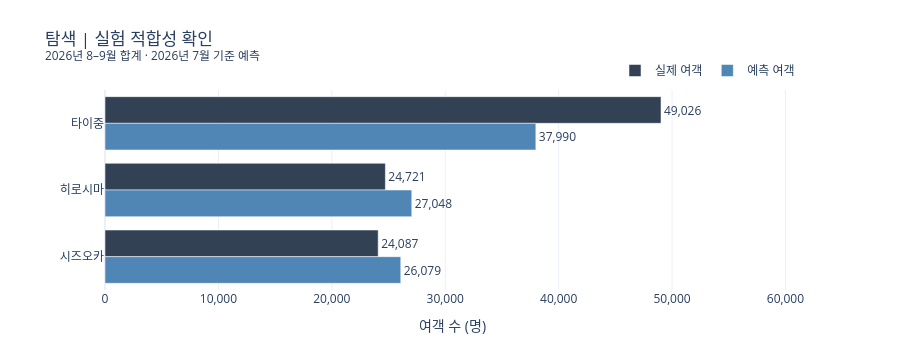
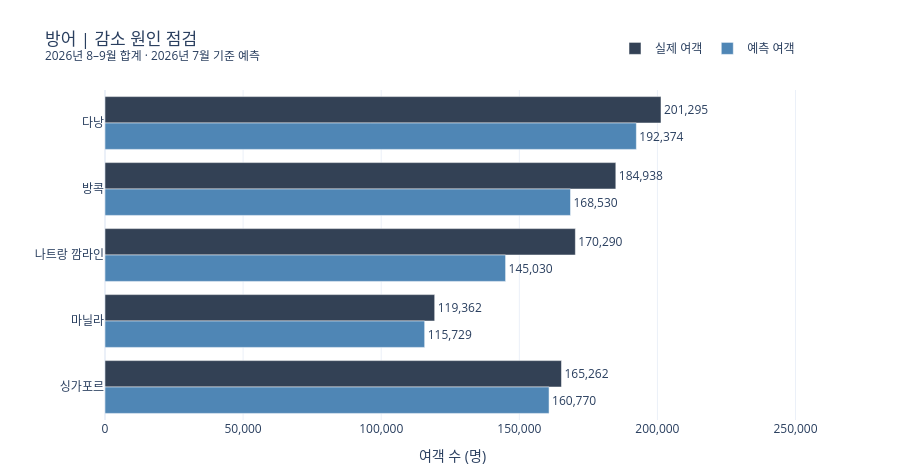

Here is the notebook cell these charts were saved with, in order:
### Markdown cell above
### 추가 검토 대상 8곳 — 탐색·방어

탐색은 작은 규모에서 실험 적합성을 살펴볼 목적지다. 방어는 예상 수요 감소의 원인을 가격·좌석 공급·예약 흐름과 함께 점검할 목적지다. 두 트랙 모두 같은 7월 예측과 8·9월 실적을 사용한다.

### Code cell
plot_track('탐색', '탐색 | 실험 적합성 확인')
plot_track('방어', '방어 | 감소 원인 점검')

### Figure 1 — Plotly figure (JSON) as saved in the notebook; plotly's stock layout.template omitted (floating-point values rounded to 4 significant figures)
{"data": [{"cliponaxis": false, "hovertemplate": "목적지=%{y}<br>실제 여객=%{x:,.0f}명<extra></extra>", "marker": {"color": "#334155"}, "name": "실제 여객", "orientation": "h", "text": ["49,026", "24,721", "24,087"], "textposition": "outside", "type": "bar", "x": [49030.0, 24720.0, 24090.0], "y": ["타이중", "히로시마", "시즈오카"]}, {"cliponaxis": false, "hovertemplate": "목적지=%{y}<br>예측 여객=%{x:,.0f}명<extra></extra>", "marker": {"color": "#4F86B5"}, "name": "예측 여객", "orientation": "h", "text": ["37,990", "27,048", "26,079"], "textposition": "outside", "type": "bar", "x": [37990.0, 27050.0, 26080.0], "y": ["타이중", "히로시마", "시즈오카"]}], "layout": {"barmode": "group", "height": 345, "legend": {"orientation": "h", "x": 1, "xanchor": "right", "y": 1.17}, "margin": {"b": 55, "l": 105, "r": 100, "t": 90}, "title": {"text": "탐색 | 실험 적합성 확인<br><sup>2026년 8–9월 합계 · 2026년 7월 기준 예측</sup>"}, "xaxis": {"range": [0, 61280.0], "tickformat": ",", "title": {"text": "여객 수 (명)"}}, "yaxis": {"autorange": "reversed", "title": {}}}}

### Figure 2 — Plotly figure (JSON) as saved in the notebook; plotly's stock layout.template omitted (floating-point values rounded to 4 significant figures)
{"data": [{"cliponaxis": false, "hovertemplate": "목적지=%{y}<br>실제 여객=%{x:,.0f}명<extra></extra>", "marker": {"color": "#334155"}, "name": "실제 여객", "orientation": "h", "text": ["201,295", "184,938", "170,290", "119,362", "165,262"], "textposition": "outside", "type": "bar", "x": [201300.0, 184900.0, 170300.0, 119400.0, 165300.0], "y": ["다낭", "방콕", "나트랑 깜라인", "마닐라", "싱가포르"]}, {"cliponaxis": false, "hovertemplate": "목적지=%{y}<br>예측 여객=%{x:,.0f}명<extra></extra>", "marker": {"color": "#4F86B5"}, "name": "예측 여객", "orientation": "h", "text": ["192,374", "168,530", "145,030", "115,729", "160,770"], "textposition": "outside", "type": "bar", "x": [192400.0, 168500.0, 145000.0, 115700.0, 160800.0], "y": ["다낭", "방콕", "나트랑 깜라인", "마닐라", "싱가포르"]}], "layout": {"barmode": "group", "height": 475, "legend": {"orientation": "h", "x": 1, "xanchor": "right", "y": 1.17}, "margin": {"b": 55, "l": 105, "r": 100, "t": 90}, "title": {"text": "방어 | 감소 원인 점검<br><sup>2026년 8–9월 합계 · 2026년 7월 기준 예측</sup>"}, "xaxis": {"range": [0, 251600.0], "tickformat": ",", "title": {"text": "여객 수 (명)"}}, "yaxis": {"autorange": "reversed", "title": {}}}}
